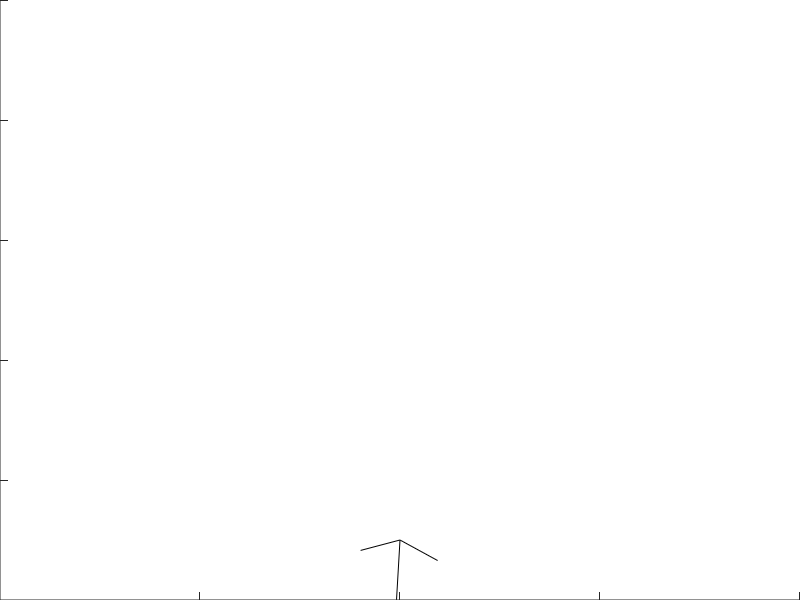

Reproduce this figure in MATLAB.
scr_size = get(0, 'ScreenSize');
scr_size = scr_size(3:4);
fig_size = [600 400];
fig_pos = [(scr_size-fig_size)/2, fig_size]; 

fig = figure(...
    'Position', fig_pos);

params = [10, 20, 90, 100, 5];
params = pi*params/180;
pos = [0, 1];

axes(...
    'Visible', 'on',...
    'Position', [0, 0, 1, 1],...
    'XLim', [-10, 10],...
    'YLim', [0,10],...
    'XLimMode', 'manual',...
    'YLimMode', 'manual')

line('XData', [pos(1), pos(1)-cos(params(1))], 'YData', [pos(2), pos(2)-sin(params(1))])
line('XData', [pos(1), pos(1)+cos(params(2))], 'YData', [pos(2), pos(2)-sin(params(2))])
line('XData', [pos(1), pos(1)-sin(params(5))], 'YData', [pos(2), pos(2)+cos(params(5)+pi)])